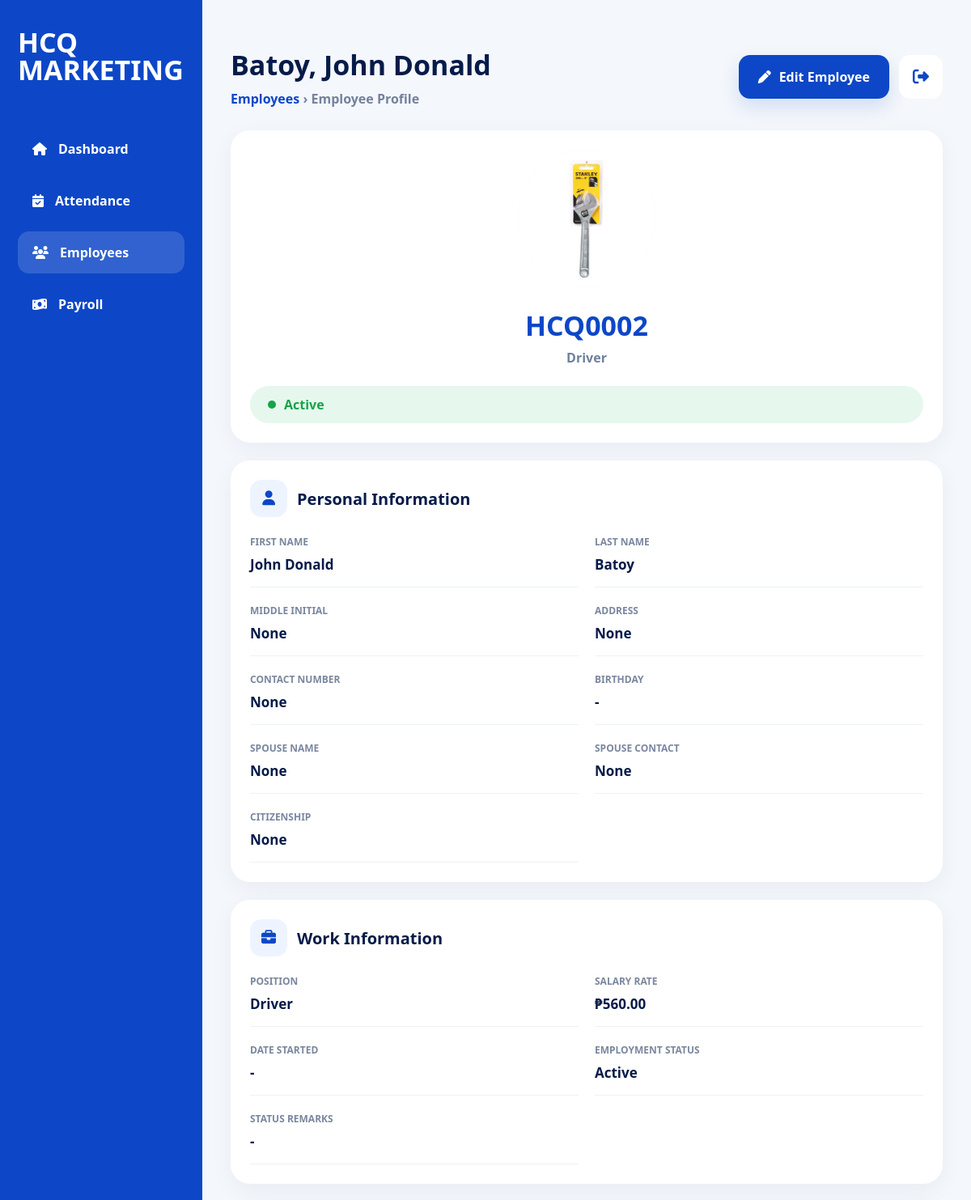
The page /employees-page/4/ (upper part) on the database as committed earlier.
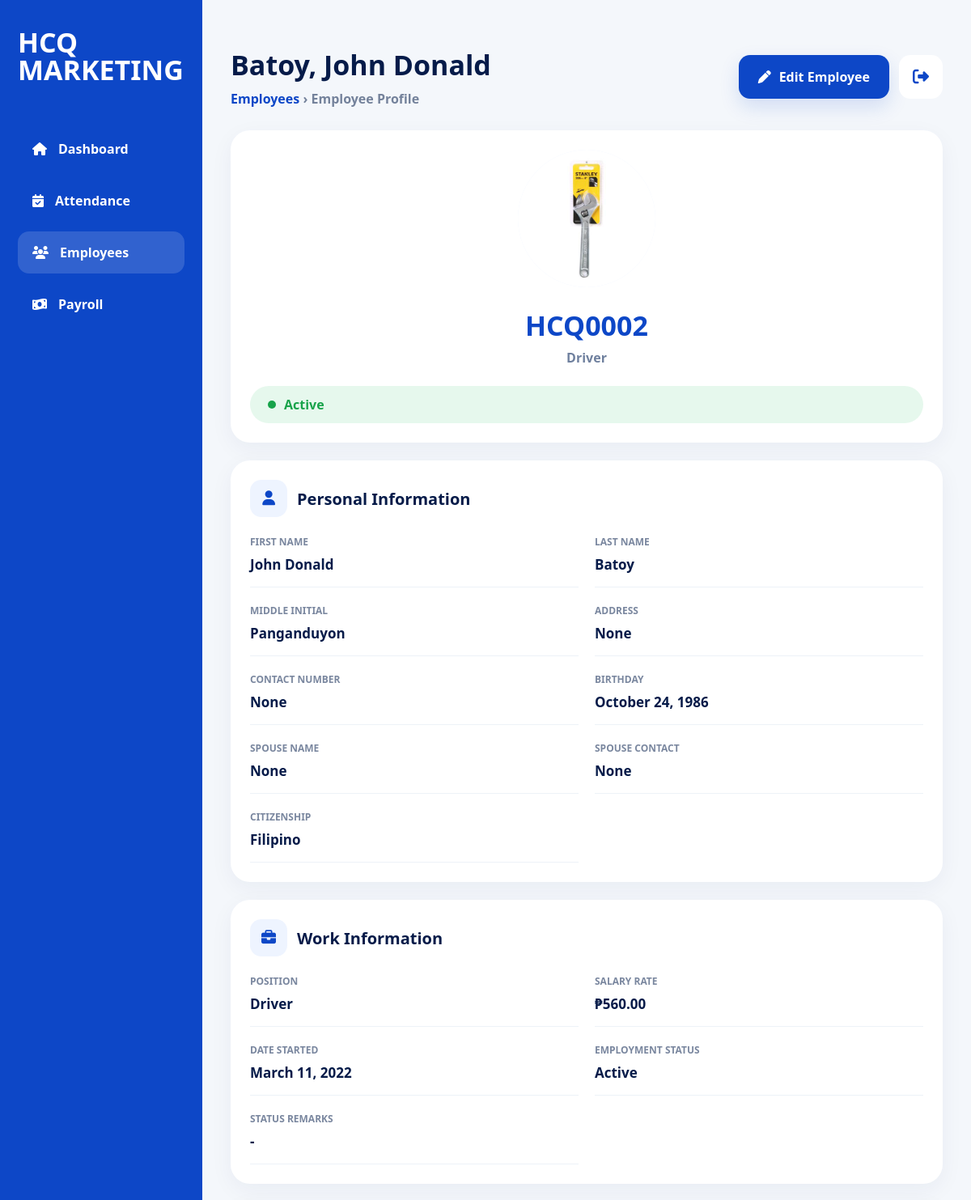
The same page on the database as committed later.
### employees/models.py (models this page shows, shortened)
class Employee(models.Model):
    SALARY_TYPE_CHOICES = (
        ('daily', 'Daily'),
        ('hourly', 'Hourly'),
    )
    EMPLOYMENT_STATUS_CHOICES = (
        ('ACTIVE', 'Active'),
        ('RESIGNED', 'Resigned'),
        ('MIA', 'MIA'),
        ('TERMINATED', 'Terminated'),
    )
    employee_id = models.CharField(
        max_length=10,
        unique=True,
        editable=False
    )
    first_name = models.CharField(max_length=100)
    middle_initial = models.CharField(
        max_length=50,
        blank=True,
        null=True
    )
    last_name = models.CharField(max_length=100)
    date_of_birth = models.DateField(
        blank=True,
        null=True
    )
    citizenship = models.CharField(
        max_length=100,
        blank=True,
        null=True
    )
    address = models.CharField(
        max_length=255,
        blank=True,
        null=True
    )
    contact_number = models.CharField(
        max_length=50,
        blank=True,
        null=True
    )
    spouse_name = models.CharField(
        max_length=100,
        blank=True,
        null=True
    )
    spouse_contact_number = models.CharField(
        max_length=50,
        blank=True,
        null=True
    )
    elementary = models.CharField(
        max_length=255,
        blank=True,
        null=True
    )
    elementary_year = models.CharField(
        max_length=50,
        blank=True,
        null=True
    )
    high_school = models.CharField(
        max_length=255,
        blank=True,
        null=True
    )
    high_school_year = models.CharField(
        max_length=50,
        blank=True,
        null=True
    )
    college = models.CharField(
        max_length=255,
        blank=True,
        null=True
    )
    college_year = models.CharField(
        max_length=50,
        blank=True,
        null=True
    )
    company_1 = models.CharField(
        max_length=255,
        blank=True,
        null=True
    )
    company_address_1 = models.CharField(
        max_length=255,
        blank=True,
        null=True
    )
    occupation_1 = models.CharField(
        max_length=100,
        blank=True,
        null=True
    )
    years_1 = models.CharField(
        max_length=50,
        blank=True,
        null=True
    )
    company_2 = models.CharField(
        max_length=255,
        blank=True,
        null=True
    )
    company_address_2 = models.CharField(
        max_length=255,
        blank=True,
        null=True
    )
    occupation_2 = models.CharField(
        max_length=100,
        blank=True,
        null=True
    )
    years_2 = models.CharField(
        max_length=50,
        blank=True,
        null=True
    )
    company_3 = models.CharField(
        max_length=255,
        blank=True,
        null=True
    )
    company_address_3 = models.CharField(
        max_length=255,
        blank=True,
        null=True
    )
    occupation_3 = models.CharField(
        max_length=100,
        blank=True,
        null=True
    )
    years_3 = models.CharField(
        max_length=50,
        blank=True,
        null=True
    )
    reference_name_1 = models.CharField(
        max_length=100,
        blank=True,
        null=True
    )
    reference_occupation_1 = models.CharField(
        max_length=100,
        blank=True,
        null=True
    )
    reference_contact_1 = models.CharField(
        max_length=50,
        blank=True,
        null=True
    )
    reference_name_2 = models.CharField(
        max_length=100,
        blank=True,
        null=True
    )
    reference_occupation_2 = models.CharField(
        max_length=100,
        blank=True,
        null=True
    )
    reference_contact_2 = models.CharField(
        max_length=50,
        blank=True,
        null=True
    )
    reference_name_3 = models.CharField(
        max_length=100,
        blank=True,
        null=True
    )
    reference_occupation_3 = models.CharField(
        max_length=100,
        blank=True,
        null=True
    )
    reference_contact_3 = models.CharField(
        max_length=50,
        blank=True,
        null=True
    )
    sss_number = models.CharField(
        max_length=100,
        blank=True,
        null=True
    )
    sss_file = models.FileField(
        upload_to='government_documents/sss/',
        blank=True,
        null=True
    )
    philhealth_number = models.CharField(
        max_length=100,
        blank=True,
        null=True
    )
    philhealth_file = models.FileField(
        upload_to='government_documents/philhealth/',
        blank=True,
        null=True
    )
    nbi_clearance_number = models.CharField(
        max_length=100,
        blank=True,
        null=True
    )
    nbi_clearance_file = models.FileField(
        upload_to='government_documents/nbi/',
        blank=True,
        null=True
    )
    barangay_clearance_number = models.CharField(
        max_length=100,
        blank=True,
        null=True
    )
    barangay_clearance_file = models.FileField(
        upload_to='government_documents/barangay/',
        blank=True,
        null=True
    )
    tin_number = models.CharField(
        max_length=100,
        blank=True,
        null=True
    )
    tin_file = models.FileField(
        upload_to='government_documents/tin/',
        blank=True,
        null=True
    )
    drivers_license_number = models.CharField(
        max_length=100,
        blank=True,
        null=True
    )
    drivers_license_file = models.FileField(
        upload_to='government_documents/drivers_license/',
        blank=True,
        null=True
    )
    position = models.CharField(max_length=100)
    employment_status = models.CharField(
        max_length=20,
        choices=EMPLOYMENT_STATUS_CHOICES,
        default='ACTIVE'
    )
    employment_remarks = models.TextField(
        blank=True,
        null=True
    )
    salary_type = models.CharField(
        max_length=10,
        choices=SALARY_TYPE_CHOICES,
        default='daily'
    )
    rate = models.DecimalField(
        max_digits=10,
        decimal_places=2
    )
    benefits = models.DecimalField(
        max_digits=10,
        decimal_places=2,
        default=0
    )
    date_started = models.DateField(
        blank=True,
        null=True
    )
    photo = models.ImageField(
        upload_to='employee_photos/',
        blank=True,
        null=True
    )
    qr_code = models.ImageField(
        upload_to='employee_qrcodes/',
        blank=True,
        null=True
    )
    resume = models.FileField(
        upload_to='employee_resumes/',
        blank=True,
        null=True
    )

### dashboard/views.py (the view)
# urls.py: path('employees-page/<int:employee_id>/', views.view_employee_page_view, name='view_employee_page'),
def view_employee_page_view(request, employee_id):
    employee = get_object_or_404(
        Employee,
        id=employee_id
    )
    context = {
        "employee": employee,
    }
    return render(
        request,
        "dashboard/view_employee_page.html",
        context
    )

### dashboard/templates/dashboard/view_employee_page.html (shortened to what the changed rows need)
{% load static %}
<!DOCTYPE html>
<html lang="en">
<head>
<link rel="stylesheet" href="https://cdnjs.cloudflare.com/ajax/libs/font-awesome/6.5.1/css/all.min.css">
</head>
<body>
<div class="page">
<main class="content">
<div class="topbar">
    <div>
        <h1>
            {{ employee.last_name }}, {{ employee.first_name }}
        </h1>
        <div class="breadcrumb">
            <a href="/employees-page/">Employees</a>
            › Employee Profile
        </div>
    </div>
</div>
<div class="grid">
<section class="card profile-card">
    <div class="avatar">
        {% if employee.photo %}
            <img src="{{ employee.photo.url }}">
        {% else %}
            <i class="fa-solid fa-user"></i>
        {% endif %}
    </div>
    <div class="employee-id">
        {{ employee.employee_id }}
    </div>
    <div class="employee-role">
        {{ employee.position|default:"Employee" }}
    </div>
    <div class="
        status
        {% if employee.employment_status == 'ACTIVE' %}
            status-active
        {% elif employee.employment_status == 'RESIGNED' %}
            status-resigned
        {% elif employee.employment_status == 'MIA' %}
            status-mia
        {% elif employee.employment_status == 'TERMINATED' %}
            status-terminated
        {% else %}
            status-active
        {% endif %}
    ">
        <span></span>
        {{ employee.get_employment_status_display|default:"Active" }}
    </div>
</section>
<section class="card personal-card">
    <div class="info-grid">
        <div class="info-box">
            <div class="info-label">First Name</div>
            <div class="info-value">{{ employee.first_name|default:"-" }}</div>
        </div>
        <div class="info-box">
            <div class="info-label">Last Name</div>
            <div class="info-value">{{ employee.last_name|default:"-" }}</div>
        </div>
        <div class="info-box">
            <div class="info-label">Middle Initial</div>
            <div class="info-value">{{ employee.middle_initial|default:"-" }}</div>
        </div>
        <div class="info-box">
            <div class="info-label">Address</div>
            <div class="info-value">{{ employee.address|default:"-" }}</div>
        </div>
        <div class="info-box">
            <div class="info-label">Contact Number</div>
            <div class="info-value">{{ employee.contact_number|default:"-" }}</div>
        </div>
        <div class="info-box">
            <div class="info-label">Birthday</div>
            <div class="info-value">{{ employee.date_of_birth|date:'F d, Y'|default:"-" }}</div>
        </div>
        <div class="info-box">
            <div class="info-label">Spouse Name</div>
            <div class="info-value">{{ employee.spouse_name|default:"-" }}</div>
        </div>
        <div class="info-box">
            <div class="info-label">Spouse Contact</div>
            <div class="info-value">{{ employee.spouse_contact_number|default:"-" }}</div>
        </div>
        <div class="info-box">
            <div class="info-label">Citizenship</div>
            <div class="info-value">{{ employee.citizenship|default:"Filipino" }}</div>
        </div>
    </div>
</section>
<section class="card work-card">
    <div class="info-grid">
        <div class="info-box">
            <div class="info-label">Position</div>
            <div class="info-value">{{ employee.position|default:"-" }}</div>
        </div>
        <div class="info-box">
            <div class="info-label">Salary Rate</div>
            <div class="info-value">₱{{ employee.rate|default:"0.00" }}</div>
        </div>
        <div class="info-box">
            <div class="info-label">Date Started</div>
            <div class="info-value">{{ employee.date_started|date:'F d, Y'|default:"-" }}</div>
        </div>
        <div class="info-box">
            <div class="info-label">Employment Status</div>
            <div class="info-value">{{ employee.get_employment_status_display|default:"Active" }}</div>
        </div>
        <div class="info-box">
            <div class="info-label">Status Remarks</div>
            <div class="info-value">{{ employee.employment_remarks|default:"-" }}</div>
        </div>
    </div>
</section>
</div>
</main>
</div>
</body>
</html>

Rows that differ between the two databases and show on the page:
changed Employee "Batoy": middle_initial "None" → "Panganduyon"; date_of_birth "-" → "October 24, 1986"; citizenship "None" → "Filipino"; date_started "-" → "March 11, 2022"
